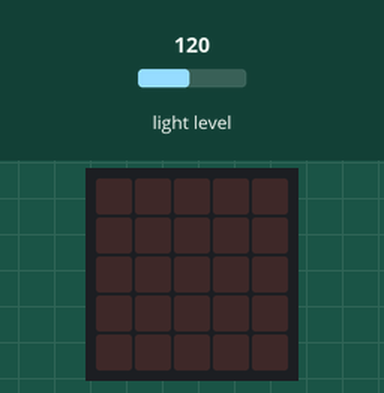
Recording of a program running on a simulated BBC micro:bit running MicroPython. Shown: the board's 5×5 LED display. The inputs (shaded band) are chosen by the test bench; at power-on: light level 120.

Above: at 1.2 s.
1.3 s: light level set to 64
2.8 s: light level set to 56
At 3.3 s:
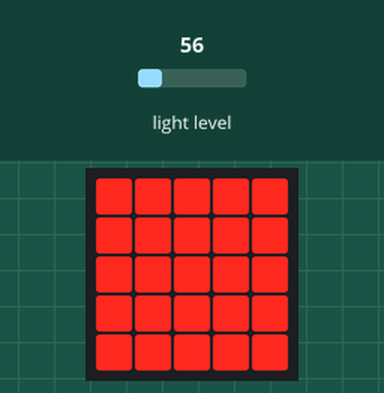
4.3 s: light level set to 128
At 4.8 s:
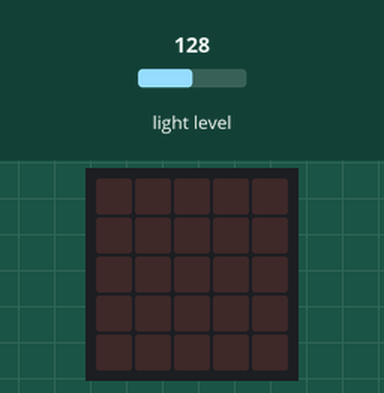
5.9 s: light level set to 5
At 6.8 s:
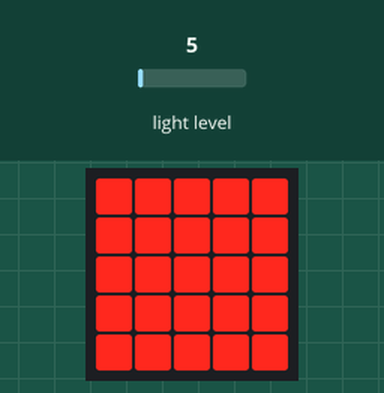
7.5 s: light level set to 191
At 8.3 s:
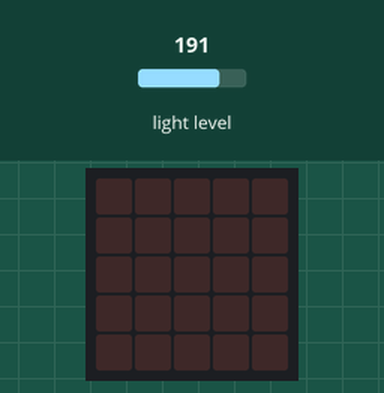
Timing chart, 0 to 10.1 s (numbered marks = the images above; inputs shaded):
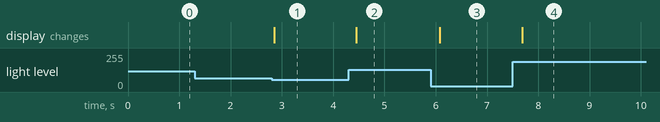

The program:

night_light.py
```python
# micro:bit Night-Light Robot (MicroPython)
from microbit import *

while True:
    light = display.read_light_level()   # 0 = dark ... 255 = bright
    if light < 60:
        display.show(Image('99999:99999:99999:99999:99999'))
    else:
        display.clear()
    sleep(200)
```

Measured:
- the behaviour switches between 60 and 59 on light level (found by bisection; images 0 and 1)
- after the input at 1.3 s, every drawn part: stays the same
- after the input at 2.8 s, the display: changes after 0.05 s (image 1)
- after the input at 4.3 s, the display: changes after 0.15 s (image 2)
- after the input at 5.9 s, the display: changes after 0.18 s (image 3)
- after the input at 7.5 s, the display: changes after 0.18 s (image 4)
